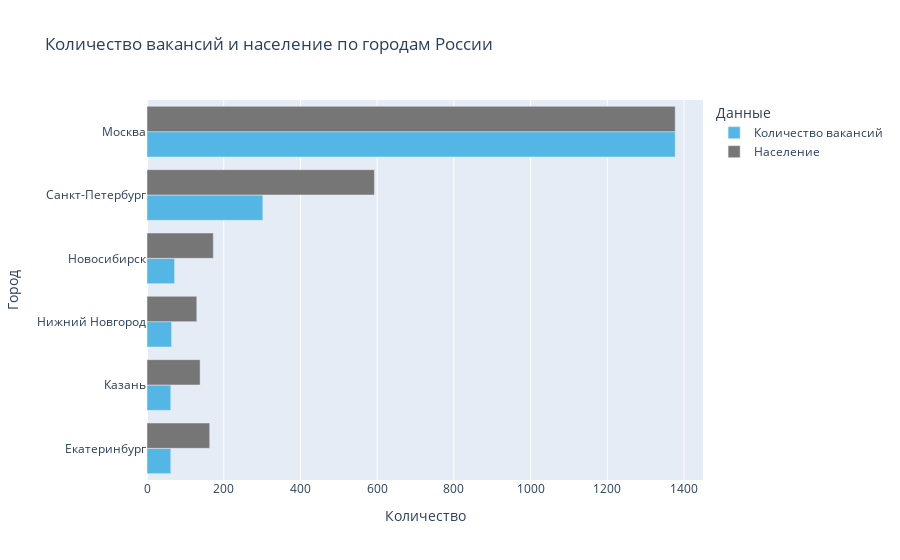

Notebook cell for this chart:
### Code cell
# Определяем топ-7 городов по количеству вакансий
d_grouped = (
    df.groupby(["address.city"]).count().sort_values(by="id", ascending=False)[:7]
)

# Соединяем данные о вакансиях и населении городов
merged_df = pd.merge(d_grouped, population, left_on="address.city", right_on="Город")

# Сортируем данные по количеству вакансий
merged_df = merged_df.sort_values(by="id", ascending=True)

# Масштабируем данные о населении в масштаб количества вакансий
pop_scaled = merged_df["Население"].str.replace(" ", "").astype(int) * (
    merged_df["id"].max()
    / merged_df["Население"].str.replace(" ", "").astype(int).max()
)


# Создаем график
fig = go.Figure()

# Добавляем столбчатую диаграмму количества вакансий
fig.add_trace(
    go.Bar(
        x=merged_df["id"],
        y=merged_df["Город"],
        orientation="h",
        name="Количество вакансий",
        marker_color="#53b6e5",
    )
)

# Добавляем столбчатую диаграмму населения городов
fig.add_trace(
    go.Bar(
        x=pop_scaled,
        y=merged_df["Город"],
        orientation="h",
        name="Население",
        marker_color="#767676",
    )
)

# Настраиваем внешний вид графика
fig.update_xaxes(title_text="Количество")
fig.update_yaxes(title_text="Город")
fig.update_layout(
    title="Количество вакансий и население по городам России",
    legend=dict(title="Данные"),
)

# Показываем график
fig.show()

### Figure 1 — Plotly figure (JSON) as saved in the notebook; plotly's stock layout.template omitted (floating-point values rounded to 4 significant figures)
{"data": [{"marker": {"color": "#53b6e5"}, "name": "Количество вакансий", "orientation": "h", "type": "bar", "x": [62, 62, 64, 72, 302, 1377], "y": ["Екатеринбург", "Казань", "Нижний Новгород", "Новосибирск", "Санкт-Петербург", "Москва"]}, {"marker": {"color": "#767676"}, "name": "Население", "orientation": "h", "type": "bar", "x": [163.5, 138.5, 129.8, 172.9, 592.9, 1377], "y": ["Екатеринбург", "Казань", "Нижний Новгород", "Новосибирск", "Санкт-Петербург", "Москва"]}], "layout": {"legend": {"title": {"text": "Данные"}}, "title": {"text": "Количество вакансий и население по городам России"}, "xaxis": {"title": {"text": "Количество"}}, "yaxis": {"title": {"text": "Город"}}}}
